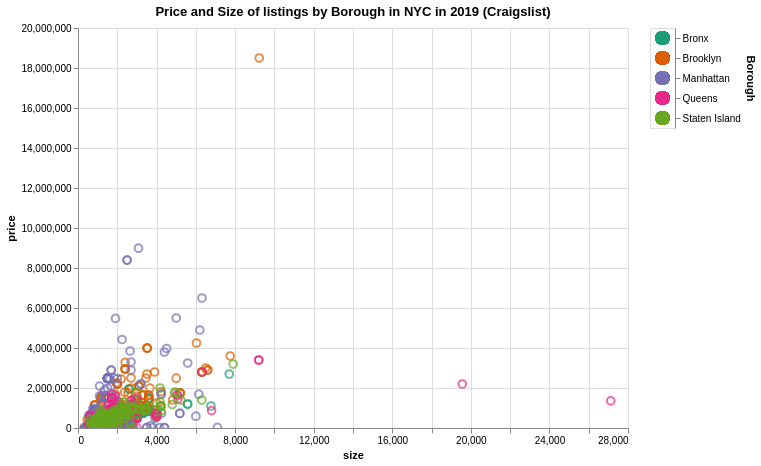

Describe this chart as a Vega-Lite specification.
### Vega-Lite specification from a JSON file in a GitHub repository (floating-point values rounded to 4 significant figures; data arrays with more than 128 entries replaced by an {"elided": "..."} marker saying what was removed)
{"config": {"view": {"width": 400, "height": 300}, "mark": {"tooltip": null}}, "hconcat": [{"mark": {"type": "point", "size": 60}, "encoding": {"color": {"condition": {"type": "ordinal", "field": "Borough", "legend": null, "scale": {"scheme": "dark2"}, "selection": "selector404"}, "value": "transparent"}, "tooltip": [{"type": "quantitative", "field": "price"}, {"type": "quantitative", "field": "size"}, {"type": "nominal", "field": "Borough"}], "x": {"type": "quantitative", "field": "size"}, "y": {"type": "quantitative", "field": "price"}}, "height": 400, "selection": {"selector405": {"type": "interval", "bind": "scales", "encodings": ["x", "y"]}}, "title": "Price and Size of listings by Borough in NYC in 2019 (Craigslist)", "width": 550}, {"mark": {"type": "point", "filled": true, "size": 200}, "encoding": {"color": {"condition": {"type": "ordinal", "field": "Borough", "legend": null, "scale": {"scheme": "dark2"}, "selection": "selector404"}, "value": "transparent"}, "y": {"type": "ordinal", "axis": {"orient": "right"}, "field": "Borough"}}, "height": 100, "selection": {"selector404": {"type": "multi", "fields": ["Borough"]}}, "width": 25}], "data": {"name": "data-0fcf6b7e1b33bf8a99cf92394ede1d7f"}, "$schema": "https://vega.github.io/schema/vega-lite/v3.4.0.json", "datasets": {"data-0fcf6b7e1b33bf8a99cf92394ede1d7f": {"elided": "2579 records"}}}
